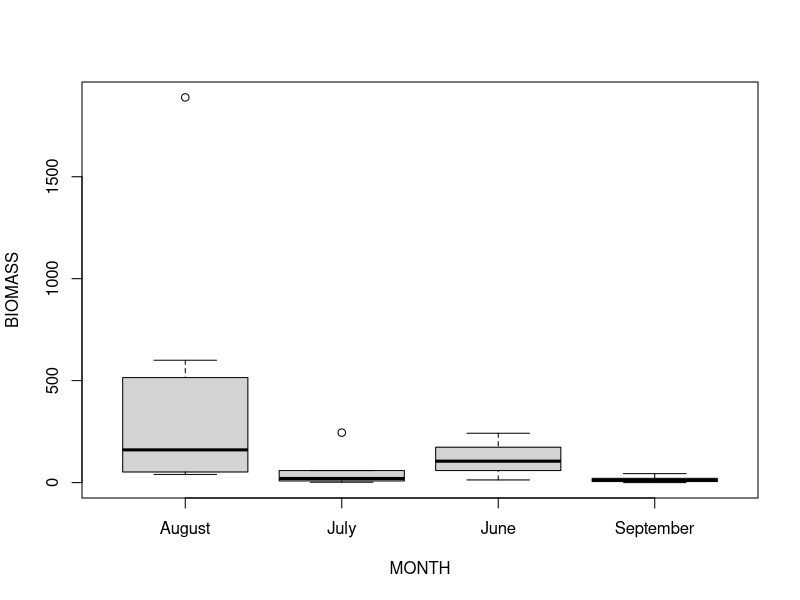
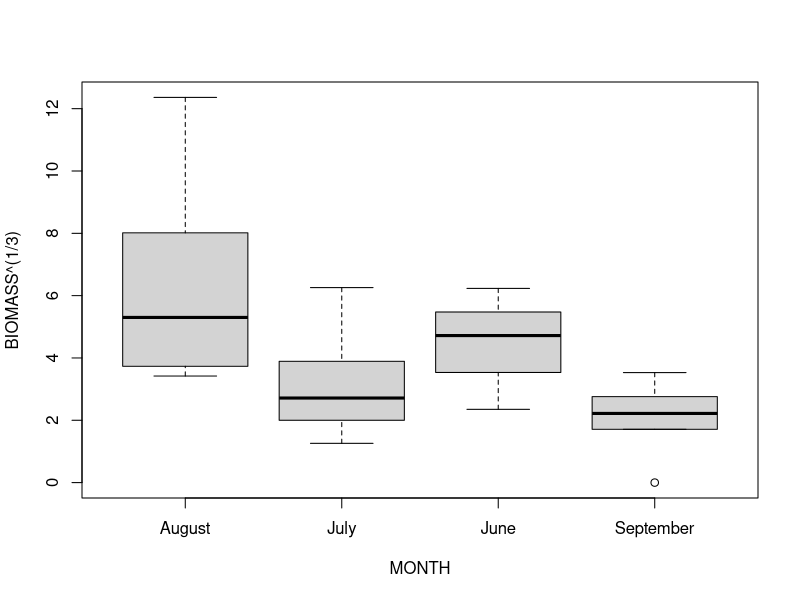
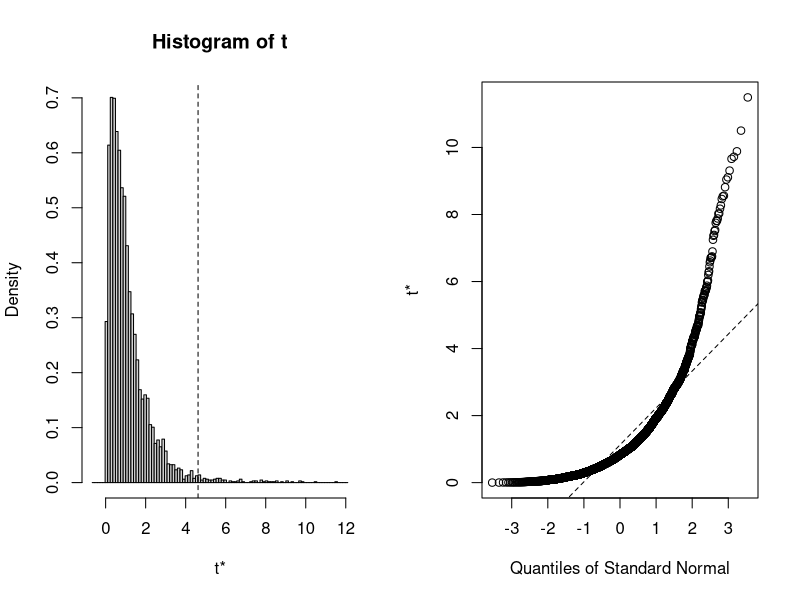

The R script that drew these images, in order: (Note: this script raises an error after producing the figures.)
###################################################
### chunk number 1: pg 279
###################################################
ants <- read.table('ants.csv', header=T, sep=',')


###################################################
### chunk number 2: pg 279
###################################################
boxplot(BIOMASS~MONTH, ants)


###################################################
### chunk number 3: pg 279
###################################################
boxplot(BIOMASS^(1/3)~MONTH, ants)


###################################################
### chunk number 4: pg 280
###################################################
stat <- function(data, indices) {
f.ratio <- anova(aov(BIOMASS^(1/3)~MONTH, data))$"F value"[1]
f.ratio
}


###################################################
### chunk number 5: pg 280
###################################################
rand.gen <- function(data,mle) {
out <- data
out$MONTH <- sample(out$MONTH, replace=F)
out
}


###################################################
### chunk number 6: pg 280
###################################################
library(boot)
ants.boot <- boot(ants, stat, R=5000, sim="parametric", ran.gen=rand.gen)


###################################################
### chunk number 7: pg 280
###################################################
plot(ants.boot)


###################################################
### chunk number 8: pg 280
###################################################
print(ants.boot)


###################################################
### chunk number 9: pg 281
###################################################
f <- length(ants.boot[ants.boot$t >= ants.boot$t0])+1
print(f/(ants.boot$R + 1))


###################################################
### chunk number 10: pg 281
###################################################
#compare each of the months pairwise
ants.rand1 <- boot(ants[ants$MONTH=='September' | ants$MONTH=='August',], stat, R=1000, sim="parametric", ran.gen=rand.gen)
ants.rand2 <- boot(ants[ants$MONTH=='September' | ants$MONTH=='July',], stat, R=1000, sim="parametric", ran.gen=rand.gen)
ants.rand3 <- boot(ants[ants$MONTH=='September' | ants$MONTH=='June',], stat, R=1000, sim="parametric", ran.gen=rand.gen)
p.S.Jn <-print(length(ants.rand3[ants.rand3$t >= ants.rand3$t0])/(ants.rand3$R+ 1))
ants.rand4 <- boot(ants[ants$MONTH=='August' | ants$MONTH=='July',], stat, R=1000, sim="parametric", ran.gen=rand.gen)
p.A.Jy <-print(length(ants.rand4[ants.rand4$t >= ants.rand4$t0])/(ants.rand4$R+ 1))
ants.rand5 <- boot(ants[ants$MONTH=='August' | ants$MONTH=='June',], stat, R=1000, sim="parametric", ran.gen=rand.gen)
p.A.Jn <-print(length(ants.rand5[ants.rand5$t >= ants.rand5$t0])/(ants.rand5$R+ 1))
ants.rand6 <- boot(ants[ants$MONTH=='August' | ants$MONTH=='June',], stat, R=1000, sim="parametric", ran.gen=rand.gen)
p.Jy.Jn <-print(length(ants.rand6[ants.rand6$t >= ants.rand6$t0])/(ants.rand6$R+ 1))



###################################################
### chunk number 11: pg 281
###################################################
p.values <- c('Sep vs Aug'=p.S.A, 'Sep vs Jul'=p.S.Jy, 'Sep vs Jun'=p.S.Jn, 'Aug vs Jul'=p.A.Jy, 'Aug vs Jun'=p.A.Jn, 'Jul vs Jun'=p.Jy.Jn)
p.adjust(p.values,'holm')


###################################################
### chunk number 12: pg 282
###################################################
Mbargraph(ants$BIOMASS, ants$MONTH, symbols=c('A','AB','AB','B'), ylab="Mean ant biomass", xlab="Month")
